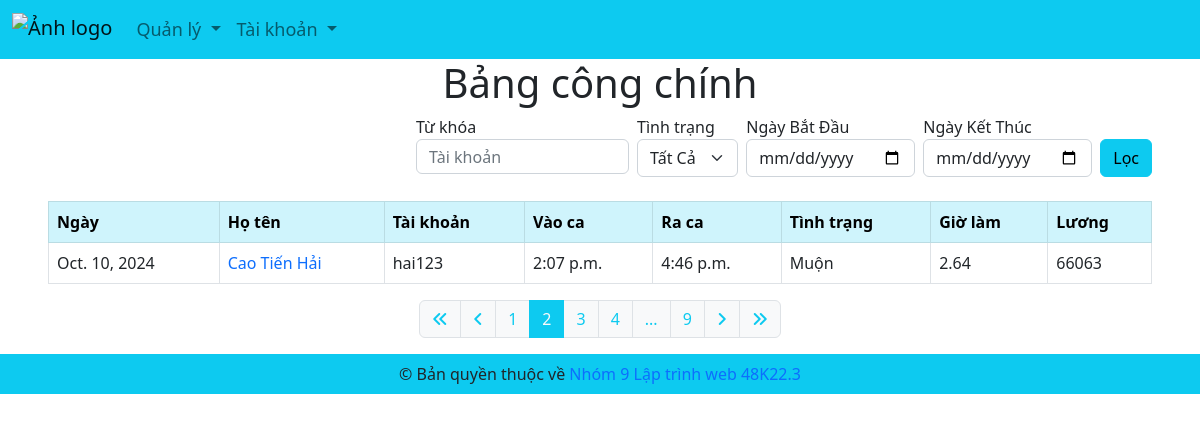
The app's page /management/sheet/?page=2 (signed in) with its own data.
### myapp/models.py (models this page shows, shortened)
class Sheet(models.Model):
    user=models.ForeignKey(User,on_delete=models.CASCADE)
    date=models.DateField()
    checkin=models.TimeField()
    checkout=models.TimeField(blank=True, null=True)
    work_hour=models.DecimalField(max_digits=5, decimal_places=2, blank=True, null=True)
    salary=models.DecimalField(max_digits=10, decimal_places=0, blank=True, null=True)
    status=models.CharField(max_length=20, choices=[('Đúng Giờ', 'Đúng Giờ'), ('Muộn', 'Muộn')], default='Đúng Giờ')

### management/views.py (the view)
# urls.py: path('sheet/', views.main_sheet, name='main-sheet')
def main_sheet(request):
  if request.user.is_superuser:
    title = 'Bảng công'
    sheets = Sheet.objects.all().order_by('-date')
    keyword = request.GET.get('keyword', '')
    status = request.GET.get('status', '')
    start_date = request.GET.get('start-date', '')
    end_date = request.GET.get('end-date', '')
    if keyword:
      sheets = sheets.filter(user__username__icontains=keyword)
    if status:
      sheets = sheets.filter(status=status)
    if start_date and end_date:
      sheets = sheets.filter(date__range=[start_date, end_date])
    elif start_date:
      sheets = sheets.filter(date__range=[start_date, datetime.now().date()])
    elif end_date:
      sheets = sheets.filter(date__range=[datetime.now().date(), end_date])
    paginator = Paginator(sheets, 1)
    page_number = request.GET.get('page', '')
    try:
      page_obj = paginator.get_page(page_number)
    except PageNotAnInteger:
      page_obj = paginator.page(1)
    except EmptyPage:
      page_obj = paginator.page(paginator.num_pages)
    query_params = request.GET.copy()
    if 'page' in query_params:
      query_params.pop('page')
    context = {'title': title,
               'keyword': keyword,
               'start_date': start_date,
               'end_date': end_date,
               'status': status,
               'page_obj': page_obj,
               'query_params': query_params.urlencode()}
    return render(request, 'pages/main_sheet.html', context)
  else:
    messages.warning(request, 'Không có quyền truy cập')
    return redirect('/')

### templates/pages/main_sheet.html
{% extends '../layouts/base.html' %}
{% block main %}
<h1 style="text-align: center;">Bảng công chính</h1>
{% include 'partials/filter_sheet.html' %}
<br>
<table class="table table-hover table-bordered">
  <thead class="table-info">
    <tr>
      <th scope="col">Ngày</th>
      <th scope="col">Họ tên</th>
      <th scope="col">Tài khoản</th>
      <th scope="col">Vào ca</th>
      <th scope="col">Ra ca</th>
      <th scope="col">Tình trạng</th>
      <th scope="col">Giờ làm</th>
      <th scope="col">Lương</th>
    </tr>
  </thead>
  <tbody>
    {% for sheet in page_obj %}
    <tr>
      <td>{{ sheet.date }}</td>
      <td><a href="/profile/{{sheet.user.username}}/" style="text-decoration: none;">{{ sheet.user.first_name }} {{ sheet.user.last_name }}</a></td>
      <td>{{ sheet.user.username }}</td>
      <td>{{ sheet.checkin }}</td>
      <td>{{ sheet.checkout }}</td>
      <td>{{ sheet.status }}</td>
      <td>{{ sheet.work_hour }}</td>
      <td>{{ sheet.salary }}</td>
    </tr>
    {% endfor %}
  </tbody>
</table>
{% include 'partials/paginator.html' %}
{% endblock %}

### records on screen
Sheet: date "Oct. 10, 2024", user.first_name "Cao Tiến", user.last_name "Hải", user.username "hai123", checkin "2:07 p.m.", checkout "4:46 p.m.", status "Muộn", work_hour "2.64", salary "66063"

### other values on screen
{{ num }} "1" "2" "3" "4"
{{ num }} "9"
